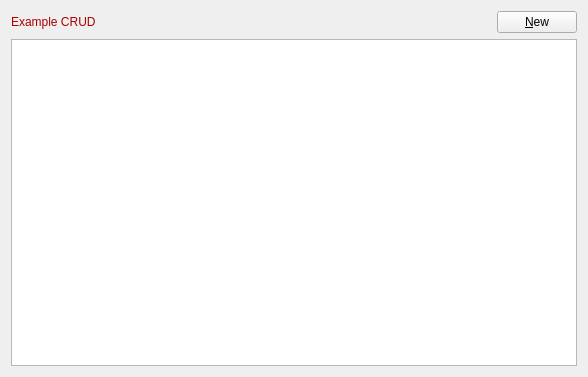
<?xml version="1.0" encoding="UTF-8"?>
<ui version="4.0">
 <class>Notebook</class>
 <widget class="QWidget" name="Notebook">
  <property name="geometry">
   <rect>
    <x>0</x>
    <y>0</y>
    <width>588</width>
    <height>377</height>
   </rect>
  </property>
  <property name="windowTitle">
   <string>Notebook</string>
  </property>
  <property name="windowIcon">
   <iconset resource="resources.qrc">
    <normaloff>:/default/static/default/icons/22x22/face-devilish.png</normaloff>:/default/static/default/icons/22x22/face-devilish.png</iconset>
  </property>
  <layout class="QGridLayout" name="gridLayout">
   <item row="0" column="0" colspan="2">
    <layout class="QHBoxLayout" name="horizontalLayout">
     <item>
      <widget class="QLabel" name="labelTitle">
       <property name="styleSheet">
        <string notr="true">color: rgb(170, 0, 0);
font: 75 14pt &quot;DejaVu Sans Mono&quot;;</string>
       </property>
       <property name="text">
        <string>Example CRUD</string>
       </property>
      </widget>
     </item>
     <item>
      <spacer name="horizontalSpacer">
       <property name="orientation">
        <enum>Qt::Horizontal</enum>
       </property>
       <property name="sizeHint" stdset="0">
        <size>
         <width>40</width>
         <height>20</height>
        </size>
       </property>
      </spacer>
     </item>
     <item>
      <widget class="QPushButton" name="pushButtonNew">
       <property name="text">
        <string>&amp;New</string>
       </property>
       <property name="icon">
        <iconset resource="resources.qrc">
         <normaloff>:/default/static/default/icons/22x22/document-new.png</normaloff>:/default/static/default/icons/22x22/document-new.png</iconset>
       </property>
       <property name="shortcut">
        <string>Ctrl+N</string>
       </property>
      </widget>
     </item>
    </layout>
   </item>
   <item row="1" column="0" colspan="2">
    <widget class="QTableView" name="tableViewList">
     <property name="dragEnabled">
      <bool>true</bool>
     </property>
     <property name="sortingEnabled">
      <bool>true</bool>
     </property>
    </widget>
   </item>
  </layout>
 </widget>
 <tabstops>
  <tabstop>pushButtonNew</tabstop>
  <tabstop>tableViewList</tabstop>
 </tabstops>
 <resources>
  <include location="resources.qrc"/>
 </resources>
 <connections/>
</ui>
